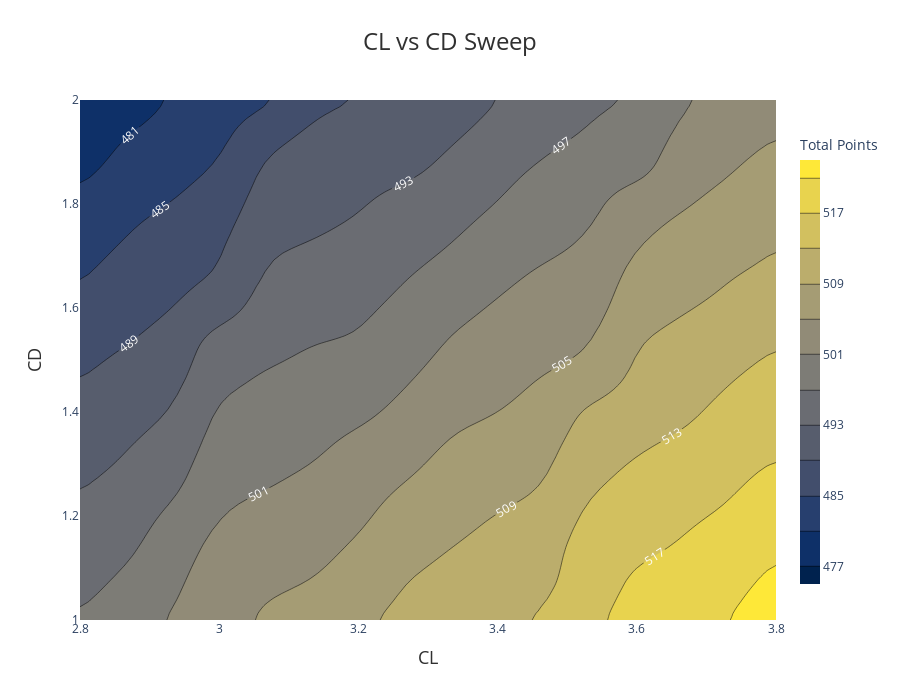

This figure's notebook cell:
### Markdown cell above
For 2-parameter sweep results, we have a choice between two types of graphs to represent the data. Call either .plot_contour() or .plot_surface(). Again, the target variable is by default total points, but can be controlled by passing an argument like z_var="endurance_pts".

### Code cell
aero_results.plot_contour(
    x_label="CL", y_label="CD", z_label="Total Points", title="CL vs CD Sweep"
)

### Figure 1 — Plotly figure (JSON) as saved in the notebook; plotly's stock layout.template omitted (floating-point values rounded to 4 significant figures; data arrays with more than 128 entries replaced by an {"elided": "..."} marker saying what was removed)
{"data": [{"colorbar": {"len": 0.9, "thickness": 20, "tickfont": {"size": 12}, "tickformat": ".0f", "title": {"font": {"size": 14}, "text": "Total Points"}}, "colorscale": [[0, "#00224e"], [0.1111, "#123570"], [0.2222, "#3b496c"], [0.3333, "#575d6d"], [0.4444, "#707173"], [0.5556, "#8a8678"], [0.6667, "#a59c74"], [0.7778, "#c3b369"], [0.8889, "#e1cc55"], [1, "#fee838"]], "contours": {"end": 522, "labelfont": {"color": "white", "size": 12}, "labelformat": ".0f", "showlabels": true, "size": 4, "start": 477}, "hovertemplate": "aero.cl: %{x:.2f}<br>aero.cd: %{y:.2f}<br>Total Points: %{z:.2f}<extra></extra>", "type": "contour", "x": [2.8, 2.813, 2.825, 2.838, 2.851, 2.863, 2.876, 2.889, 2.901, 2.914, 2.927, 2.939, 2.952, 2.965, 2.977, 2.99, 3.003, 3.015, 3.028, 3.041, 3.053, 3.066, 3.078, 3.091, 3.104, 3.116, 3.129, 3.142, 3.154, 3.167, 3.18, 3.192, 3.205, 3.218, 3.23, 3.243, 3.256, 3.268, 3.281, 3.294, 3.306, 3.319, 3.332, 3.344, 3.357, 3.37, 3.382, 3.395, 3.408, 3.42, 3.433, 3.446, 3.458, 3.471, 3.484, 3.496, 3.509, 3.522, 3.534, 3.547, 3.559, 3.572, 3.585, 3.597, 3.61, 3.623, 3.635, 3.648, 3.661, 3.673, 3.686, 3.699, 3.711, 3.724, 3.737, 3.749, 3.762, 3.775, 3.787, 3.8], "y": [1.0, 1.013, 1.025, 1.038, 1.051, 1.063, 1.076, 1.089, 1.101, 1.114, 1.127, 1.139, 1.152, 1.165, 1.177, 1.19, 1.203, 1.215, 1.228, 1.241, 1.253, 1.266, 1.278, 1.291, 1.304, 1.316, 1.329, 1.342, 1.354, 1.367, 1.38, 1.392, 1.405, 1.418, 1.43, 1.443, 1.456, 1.468, 1.481, 1.494, 1.506, 1.519, 1.532, 1.544, 1.557, 1.57, 1.582, 1.595, 1.608, 1.62, 1.633, 1.646, 1.658, 1.671, 1.684, 1.696, 1.709, 1.722, 1.734, 1.747, 1.759, 1.772, 1.785, 1.797, 1.81, 1.823, 1.835, 1.848, 1.861, 1.873, 1.886, 1.899, 1.911, 1.924, 1.937, 1.949, 1.962, 1.975, 1.987, 2.0], "z": {"elided": "80x80 float values"}}], "layout": {"height": 700, "margin": {"b": 80, "l": 80, "r": 80, "t": 100}, "plot_bgcolor": "rgba(240, 240, 240, 0.8)", "title": {"font": {"color": "#303030", "size": 24}, "text": "CL vs CD Sweep", "x": 0.5, "xanchor": "center"}, "width": 900, "xaxis": {"title": {"font": {"color": "#303030", "size": 18}, "text": "CL"}}, "yaxis": {"title": {"font": {"color": "#303030", "size": 18}, "text": "CD"}}}}
